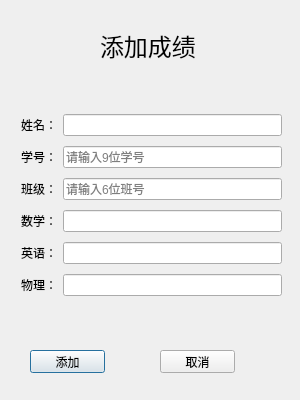
<?xml version="1.0" encoding="UTF-8"?>
<ui version="4.0">
 <class>tea_addscore</class>
 <widget class="QDialog" name="tea_addscore">
  <property name="geometry">
   <rect>
    <x>0</x>
    <y>0</y>
    <width>300</width>
    <height>400</height>
   </rect>
  </property>
  <property name="font">
   <font>
    <pointsize>9</pointsize>
   </font>
  </property>
  <property name="windowTitle">
   <string>学生选课和成绩管理系统</string>
  </property>
  <widget class="QLabel" name="label">
   <property name="geometry">
    <rect>
     <x>100</x>
     <y>30</y>
     <width>101</width>
     <height>31</height>
    </rect>
   </property>
   <property name="font">
    <font>
     <pointsize>18</pointsize>
    </font>
   </property>
   <property name="text">
    <string>添加成绩</string>
   </property>
  </widget>
  <widget class="QPushButton" name="btn_addscore_add">
   <property name="geometry">
    <rect>
     <x>30</x>
     <y>350</y>
     <width>75</width>
     <height>23</height>
    </rect>
   </property>
   <property name="text">
    <string>添加</string>
   </property>
  </widget>
  <widget class="QPushButton" name="btn_addscore_cancel">
   <property name="geometry">
    <rect>
     <x>160</x>
     <y>350</y>
     <width>75</width>
     <height>23</height>
    </rect>
   </property>
   <property name="text">
    <string>取消</string>
   </property>
  </widget>
  <widget class="QWidget" name="layoutWidget">
   <property name="geometry">
    <rect>
     <x>21</x>
     <y>110</y>
     <width>261</width>
     <height>191</height>
    </rect>
   </property>
   <layout class="QVBoxLayout" name="verticalLayout">
    <item>
     <layout class="QHBoxLayout" name="horizontalLayout_2">
      <item>
       <widget class="QLabel" name="label_2">
        <property name="text">
         <string>姓名：</string>
        </property>
       </widget>
      </item>
      <item>
       <widget class="QLineEdit" name="le_addscore_name"/>
      </item>
     </layout>
    </item>
    <item>
     <layout class="QHBoxLayout" name="horizontalLayout_3">
      <item>
       <widget class="QLabel" name="label_3">
        <property name="text">
         <string>学号：</string>
        </property>
       </widget>
      </item>
      <item>
       <widget class="QLineEdit" name="le_addscore_id">
        <property name="maxLength">
         <number>9</number>
        </property>
        <property name="placeholderText">
         <string>请输入9位学号</string>
        </property>
       </widget>
      </item>
     </layout>
    </item>
    <item>
     <layout class="QHBoxLayout" name="horizontalLayout">
      <item>
       <widget class="QLabel" name="label_7">
        <property name="text">
         <string>班级：</string>
        </property>
       </widget>
      </item>
      <item>
       <widget class="QLineEdit" name="le_addscore_class">
        <property name="maxLength">
         <number>6</number>
        </property>
        <property name="placeholderText">
         <string>请输入6位班号</string>
        </property>
       </widget>
      </item>
     </layout>
    </item>
    <item>
     <layout class="QHBoxLayout" name="horizontalLayout_4">
      <item>
       <widget class="QLabel" name="label_4">
        <property name="text">
         <string>数学：</string>
        </property>
       </widget>
      </item>
      <item>
       <widget class="QLineEdit" name="le_addscore_math">
        <property name="maxLength">
         <number>2</number>
        </property>
       </widget>
      </item>
     </layout>
    </item>
    <item>
     <layout class="QHBoxLayout" name="horizontalLayout_5">
      <item>
       <widget class="QLabel" name="label_5">
        <property name="text">
         <string>英语：</string>
        </property>
       </widget>
      </item>
      <item>
       <widget class="QLineEdit" name="le_addscore_eng">
        <property name="maxLength">
         <number>2</number>
        </property>
       </widget>
      </item>
     </layout>
    </item>
    <item>
     <layout class="QHBoxLayout" name="horizontalLayout_6">
      <item>
       <widget class="QLabel" name="label_6">
        <property name="text">
         <string>物理：</string>
        </property>
       </widget>
      </item>
      <item>
       <widget class="QLineEdit" name="le_addscore_phy">
        <property name="maxLength">
         <number>2</number>
        </property>
       </widget>
      </item>
     </layout>
    </item>
   </layout>
  </widget>
 </widget>
 <resources/>
 <connections/>
</ui>
